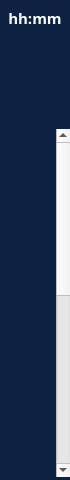
<?xml version="1.0" encoding="UTF-8"?>
<ui version="4.0">
 <class>hp_main_menu</class>
 <widget class="QWidget" name="hp_main_menu">
  <property name="geometry">
   <rect>
    <x>0</x>
    <y>0</y>
    <width>70</width>
    <height>480</height>
   </rect>
  </property>
  <property name="windowTitle">
   <string>Form</string>
  </property>
  <widget class="QFrame" name="frame">
   <property name="geometry">
    <rect>
     <x>0</x>
     <y>0</y>
     <width>71</width>
     <height>480</height>
    </rect>
   </property>
   <property name="styleSheet">
    <string notr="true">QFrame{
background-color:rgb(13, 34, 67);
border :none;
}</string>
   </property>
   <property name="frameShape">
    <enum>QFrame::StyledPanel</enum>
   </property>
   <property name="frameShadow">
    <enum>QFrame::Raised</enum>
   </property>
   <widget class="QFrame" name="frame_icon">
    <property name="geometry">
     <rect>
      <x>0</x>
      <y>0</y>
      <width>70</width>
      <height>131</height>
     </rect>
    </property>
    <property name="styleSheet">
     <string notr="true">QFrame{
background:transparent;
border:none;
}</string>
    </property>
    <property name="frameShape">
     <enum>QFrame::StyledPanel</enum>
    </property>
    <property name="frameShadow">
     <enum>QFrame::Raised</enum>
    </property>
    <widget class="QFrame" name="verticalIconFrame">
     <property name="geometry">
      <rect>
       <x>0</x>
       <y>30</y>
       <width>35</width>
       <height>100</height>
      </rect>
     </property>
     <layout class="QVBoxLayout" name="verticalLayout_2">
      <property name="spacing">
       <number>10</number>
      </property>
      <property name="leftMargin">
       <number>10</number>
      </property>
      <property name="topMargin">
       <number>10</number>
      </property>
      <property name="rightMargin">
       <number>5</number>
      </property>
      <property name="bottomMargin">
       <number>10</number>
      </property>
      <item>
       <widget class="QLabel" name="label_power">
        <property name="minimumSize">
         <size>
          <width>20</width>
          <height>18</height>
         </size>
        </property>
        <property name="maximumSize">
         <size>
          <width>20</width>
          <height>18</height>
         </size>
        </property>
        <property name="styleSheet">
         <string notr="true">border-image: url(:/res/power_4.png);background:transparent;</string>
        </property>
        <property name="text">
         <string/>
        </property>
       </widget>
      </item>
      <item>
       <widget class="QLabel" name="label_sd">
        <property name="minimumSize">
         <size>
          <width>20</width>
          <height>18</height>
         </size>
        </property>
        <property name="maximumSize">
         <size>
          <width>20</width>
          <height>18</height>
         </size>
        </property>
        <property name="styleSheet">
         <string notr="true">border-image: url(:/res/SDCard.png);background:transparent;</string>
        </property>
        <property name="text">
         <string/>
        </property>
       </widget>
      </item>
      <item>
       <widget class="QLabel" name="label_usb">
        <property name="minimumSize">
         <size>
          <width>20</width>
          <height>18</height>
         </size>
        </property>
        <property name="maximumSize">
         <size>
          <width>20</width>
          <height>18</height>
         </size>
        </property>
        <property name="styleSheet">
         <string notr="true">border-image: url(:/res/usb.png);background:transparent;</string>
        </property>
        <property name="text">
         <string/>
        </property>
       </widget>
      </item>
      <item>
       <spacer name="verticalSpacer_2">
        <property name="orientation">
         <enum>Qt::Vertical</enum>
        </property>
        <property name="sizeHint" stdset="0">
         <size>
          <width>20</width>
          <height>40</height>
         </size>
        </property>
       </spacer>
      </item>
     </layout>
    </widget>
    <widget class="QFrame" name="verticalIconFrame_2">
     <property name="geometry">
      <rect>
       <x>35</x>
       <y>30</y>
       <width>35</width>
       <height>100</height>
      </rect>
     </property>
     <layout class="QVBoxLayout" name="verticalLayout_3">
      <property name="spacing">
       <number>10</number>
      </property>
      <property name="leftMargin">
       <number>5</number>
      </property>
      <property name="topMargin">
       <number>10</number>
      </property>
      <property name="rightMargin">
       <number>10</number>
      </property>
      <property name="bottomMargin">
       <number>10</number>
      </property>
      <item>
       <widget class="QLabel" name="label_wifi">
        <property name="minimumSize">
         <size>
          <width>20</width>
          <height>18</height>
         </size>
        </property>
        <property name="maximumSize">
         <size>
          <width>20</width>
          <height>18</height>
         </size>
        </property>
        <property name="styleSheet">
         <string notr="true">border-image: url(:/res/wifi_n.png);background:transparent;</string>
        </property>
        <property name="text">
         <string/>
        </property>
       </widget>
      </item>
      <item>
       <widget class="QLabel" name="label_4g">
        <property name="minimumSize">
         <size>
          <width>20</width>
          <height>18</height>
         </size>
        </property>
        <property name="maximumSize">
         <size>
          <width>20</width>
          <height>18</height>
         </size>
        </property>
        <property name="styleSheet">
         <string notr="true">border-image: url(:/res/4G.png);background:transparent;</string>
        </property>
        <property name="text">
         <string/>
        </property>
       </widget>
      </item>
      <item>
       <widget class="QLabel" name="label_ble">
        <property name="minimumSize">
         <size>
          <width>20</width>
          <height>18</height>
         </size>
        </property>
        <property name="maximumSize">
         <size>
          <width>20</width>
          <height>18</height>
         </size>
        </property>
        <property name="styleSheet">
         <string notr="true">border-image: url(:/res/blu_n.png);background:transparent;</string>
        </property>
        <property name="text">
         <string/>
        </property>
       </widget>
      </item>
      <item>
       <spacer name="verticalSpacer_3">
        <property name="orientation">
         <enum>Qt::Vertical</enum>
        </property>
        <property name="sizeHint" stdset="0">
         <size>
          <width>20</width>
          <height>40</height>
         </size>
        </property>
       </spacer>
      </item>
     </layout>
    </widget>
    <widget class="QLabel" name="time">
     <property name="geometry">
      <rect>
       <x>0</x>
       <y>5</y>
       <width>70</width>
       <height>25</height>
      </rect>
     </property>
     <property name="minimumSize">
      <size>
       <width>0</width>
       <height>0</height>
      </size>
     </property>
     <property name="maximumSize">
      <size>
       <width>16777215</width>
       <height>16777215</height>
      </size>
     </property>
     <property name="font">
      <font>
       <family>微软雅黑</family>
       <pointsize>11</pointsize>
       <weight>75</weight>
       <bold>true</bold>
       <strikeout>false</strikeout>
       <kerning>true</kerning>
      </font>
     </property>
     <property name="layoutDirection">
      <enum>Qt::LeftToRight</enum>
     </property>
     <property name="styleSheet">
      <string notr="true">background:transparent;
color:#ffffff;
</string>
     </property>
     <property name="text">
      <string>hh:mm</string>
     </property>
     <property name="alignment">
      <set>Qt::AlignCenter</set>
     </property>
    </widget>
   </widget>
   <widget class="QScrollArea" name="scrollArea">
    <property name="geometry">
     <rect>
      <x>0</x>
      <y>129</y>
      <width>70</width>
      <height>348</height>
     </rect>
    </property>
    <property name="styleSheet">
     <string notr="true">QScrollArea
{
background:transparent;
border:none;
}
QScrollBar:vertical{    
width:3px;/*整个滑动条的宽度*/
background:rgb(45, 48, 51);
border:none;
margin:3px 0px 3px 0px;/*上下两个小方块的长宽 也控制滑动条宽度*/
}

QScrollBar::handle:vertical{
background:rgb(0, 221, 253);/*中间滑块的颜色*/
border:none;
border-radius:3px;
}

QScrollBar::add-line:vertical {
width: 3px;
background:rgb(22, 24, 26);
border:none;
subcontrol-position:right;
subcontrol-origin:margin;
}
QScrollBar::sub-line:vertical {
border:none;
background:rgb(22, 24, 26);
width: 3px;
subcontrol-origin:margin;
subcontrol-position:left;
}
QScrollBar::top-arrow:vertical{
subcontrol-origin: margin;
height:3px;
width:3px;
border:0px solid rgb(45, 48, 51);
background:rgb(45, 48, 51);
}
QScrollBar::bottom-arrow:vertical{
subcontrol-origin: margin;
height:3px;
width:3px;
border:0px solid rgb(45, 48, 51);
background:rgb(45, 48, 51);
}
QScrollBar::sub-page:vertical{
background:black;
}
QScrollBar::add-page:vertical
{
background:black;
}</string>
    </property>
    <property name="horizontalScrollBarPolicy">
     <enum>Qt::ScrollBarAlwaysOff</enum>
    </property>
    <property name="widgetResizable">
     <bool>true</bool>
    </property>
    <widget class="QWidget" name="scrollAreaWidgetContents">
     <property name="geometry">
      <rect>
       <x>0</x>
       <y>0</y>
       <width>59</width>
       <height>737</height>
      </rect>
     </property>
     <property name="styleSheet">
      <string notr="true">
background:transparent;
border:none;
</string>
     </property>
     <layout class="QVBoxLayout" name="verticalLayout_4">
      <property name="leftMargin">
       <number>4</number>
      </property>
      <property name="topMargin">
       <number>4</number>
      </property>
      <property name="rightMargin">
       <number>5</number>
      </property>
      <property name="bottomMargin">
       <number>5</number>
      </property>
      <item>
       <widget class="hp_main_button" name="setting">
        <property name="minimumSize">
         <size>
          <width>50</width>
          <height>50</height>
         </size>
        </property>
        <property name="styleSheet">
         <string notr="true">QToolButton{
border-image: url(:/res_mainmenu/setting_n.png);background:transparent;
}
QToolButton::focus{
border-image: url(:/res_mainmenu/setting_s.png);background:transparent;
}</string>
        </property>
        <property name="text">
         <string/>
        </property>
        <property name="checkable">
         <bool>true</bool>
        </property>
       </widget>
      </item>
      <item>
       <widget class="hp_main_button" name="acousticsSouceMode">
        <property name="minimumSize">
         <size>
          <width>50</width>
          <height>50</height>
         </size>
        </property>
        <property name="styleSheet">
         <string notr="true">QToolButton{
border-image: url(:/res_mainmenu/ASM0_n.png);
background:transparent;
}
QToolButton::disabled{
border-image: url(:/res_mainmenu/ASM0_d.png);
background:transparent;
}
</string>
        </property>
        <property name="text">
         <string/>
        </property>
        <property name="checkable">
         <bool>true</bool>
        </property>
        <property name="checked">
         <bool>false</bool>
        </property>
       </widget>
      </item>
      <item>
       <widget class="hp_main_button" name="zoom">
        <property name="enabled">
         <bool>true</bool>
        </property>
        <property name="minimumSize">
         <size>
          <width>50</width>
          <height>50</height>
         </size>
        </property>
        <property name="styleSheet">
         <string notr="true">QToolButton{
	border-image: url(:/res_mainmenu/zoom1_n.png);background:transparent;
}
QToolButton::disabled{
border-image: url(:/res_mainmenu/zoom1_d.png);background:transparent;
}

</string>
        </property>
        <property name="text">
         <string/>
        </property>
        <property name="checkable">
         <bool>true</bool>
        </property>
       </widget>
      </item>
      <item>
       <widget class="hp_main_button" name="dynamicRange">
        <property name="enabled">
         <bool>true</bool>
        </property>
        <property name="minimumSize">
         <size>
          <width>50</width>
          <height>50</height>
         </size>
        </property>
        <property name="styleSheet">
         <string notr="true">QToolButton{border-image: url(:/res_mainmenu/DynamicRange_n.png);background:transparent;}
QToolButton::disabled{border-image:url(:/res_mainmenu/DynamicRange_d.png);background:transparent;}</string>
        </property>
        <property name="text">
         <string/>
        </property>
        <property name="checkable">
         <bool>true</bool>
        </property>
       </widget>
      </item>
      <item>
       <widget class="hp_main_button" name="TM">
        <property name="minimumSize">
         <size>
          <width>50</width>
          <height>50</height>
         </size>
        </property>
        <property name="styleSheet">
         <string notr="true">QToolButton{
background:transparent;
	border-image: url(:/res_mainmenu/TM_n.png);
}
QToolButton::focus{
	border-image: url(:/res_mainmenu/TM_s.png);background:transparent;
}
</string>
        </property>
        <property name="text">
         <string/>
        </property>
        <property name="checkable">
         <bool>true</bool>
        </property>
       </widget>
      </item>
      <item>
       <widget class="hp_main_button" name="PRPD">
        <property name="minimumSize">
         <size>
          <width>50</width>
          <height>50</height>
         </size>
        </property>
        <property name="styleSheet">
         <string notr="true">QToolButton{
border-image: url(:/res_mainmenu/PRPD_n.png);background:transparent;
}
QToolButton::focus{
border-image: url(:/res_mainmenu/setting_s.png);background:transparent;
}
</string>
        </property>
        <property name="text">
         <string/>
        </property>
        <property name="checkable">
         <bool>true</bool>
        </property>
       </widget>
      </item>
      <item>
       <widget class="hp_main_button" name="AIfocus">
        <property name="minimumSize">
         <size>
          <width>50</width>
          <height>50</height>
         </size>
        </property>
        <property name="styleSheet">
         <string notr="true">QToolButton{
background:transparent;
	border-image: url(:/res_mainmenu/AIfocus_n.png);
}
QToolButton::focus{
border-image: url(:/res_mainmenu/AIfocus_s.png);background:transparent;
}
QToolButton::disabled{
border-image: url(:/res_mainmenu/AIfocus_d.png);background:transparent;
}
</string>
        </property>
        <property name="text">
         <string/>
        </property>
        <property name="checkable">
         <bool>true</bool>
        </property>
       </widget>
      </item>
      <item>
       <widget class="hp_main_button" name="AutoFDP">
        <property name="minimumSize">
         <size>
          <width>50</width>
          <height>50</height>
         </size>
        </property>
        <property name="styleSheet">
         <string notr="true">QToolButton{
	border-image: url(:/res_mainmenu/auto_n.png);
background:transparent;
}
QToolButton::checked{
border-image: url(:/res_mainmenu/auto_s.png);
background:transparent;
}

QToolButton::disabled{
border-image: url(:/res_mainmenu/auto_n.png);
background:transparent;
}

</string>
        </property>
        <property name="text">
         <string/>
        </property>
        <property name="checkable">
         <bool>false</bool>
        </property>
       </widget>
      </item>
      <item>
       <widget class="hp_main_button" name="SmartScenes">
        <property name="minimumSize">
         <size>
          <width>50</width>
          <height>50</height>
         </size>
        </property>
        <property name="styleSheet">
         <string notr="true">QToolButton{
	border-image: url(:/res_mainmenu/SmartScance_n.png);
background:transparent;
}
QToolButton::checked{
border-image: url(:/res_mainmenu/SmartScance_s.png);
background:transparent;
}

QToolButton::disabled{
border-image: url(:/res_mainmenu/SmartScance_n.png);
background:transparent;
}

</string>
        </property>
        <property name="text">
         <string/>
        </property>
        <property name="checkable">
         <bool>true</bool>
        </property>
       </widget>
      </item>
      <item>
       <widget class="hp_main_button" name="draw">
        <property name="minimumSize">
         <size>
          <width>50</width>
          <height>50</height>
         </size>
        </property>
        <property name="styleSheet">
         <string notr="true">QToolButton{
border-image: url(:/res_mainmenu/draw_n.png);background:transparent;
}
QToolButton::pressed{
border-image: url(:/res_mainmenu/draw_s.png);background:transparent;
}

QToolButton::disabled{
border-image: url(:/res_mainmenu/draw_d.png);background:transparent;
}

</string>
        </property>
        <property name="text">
         <string/>
        </property>
        <property name="checkable">
         <bool>true</bool>
        </property>
       </widget>
      </item>
      <item>
       <widget class="hp_main_button" name="sebiao">
        <property name="minimumSize">
         <size>
          <width>50</width>
          <height>50</height>
         </size>
        </property>
        <property name="styleSheet">
         <string notr="true">QToolButton{
border-image: url(:/res_mainmenu/sebiao_n.png);background:transparent;
}
QToolButton::pressed{
border-image: url(:/res_mainmenu/sebiao_s.png);background:transparent;
}

QToolButton::disabled{
border-image: url(:/res_mainmenu/sebiao_d.png);background:transparent;
}

</string>
        </property>
        <property name="text">
         <string/>
        </property>
        <property name="checkable">
         <bool>true</bool>
        </property>
       </widget>
      </item>
      <item>
       <widget class="hp_main_button" name="PicMode">
        <property name="minimumSize">
         <size>
          <width>50</width>
          <height>50</height>
         </size>
        </property>
        <property name="styleSheet">
         <string notr="true">QToolButton{
background:transparent;
border-image: url(:/res_mainmenu/IRMode_Close_n.png);
}
QToolButton::focus{
border-image: url(:/res_mainmenu/IRMode_Close_s.png)background:transparent;
}</string>
        </property>
        <property name="text">
         <string/>
        </property>
        <property name="checkable">
         <bool>true</bool>
        </property>
       </widget>
      </item>
      <item>
       <widget class="hp_main_button" name="IR">
        <property name="minimumSize">
         <size>
          <width>50</width>
          <height>50</height>
         </size>
        </property>
        <property name="styleSheet">
         <string notr="true">QToolButton{
background:transparent;
border-image: url(:/res_mainmenu/IRMode_Close_n.png);
}
QToolButton::focus{
border-image: url(:/res_mainmenu/IRMode_Close_s.png)background:transparent;
}
</string>
        </property>
        <property name="text">
         <string/>
        </property>
        <property name="checkable">
         <bool>true</bool>
        </property>
       </widget>
      </item>
      <item>
       <spacer name="verticalSpacer">
        <property name="orientation">
         <enum>Qt::Vertical</enum>
        </property>
        <property name="sizeHint" stdset="0">
         <size>
          <width>20</width>
          <height>0</height>
         </size>
        </property>
       </spacer>
      </item>
     </layout>
    </widget>
   </widget>
  </widget>
 </widget>
 <customwidgets>
  <customwidget>
   <class>hp_main_button</class>
   <extends>QToolButton</extends>
   <header location="global">hp_main_button.h</header>
   <container>1</container>
  </customwidget>
 </customwidgets>
 <resources/>
 <connections/>
</ui>
